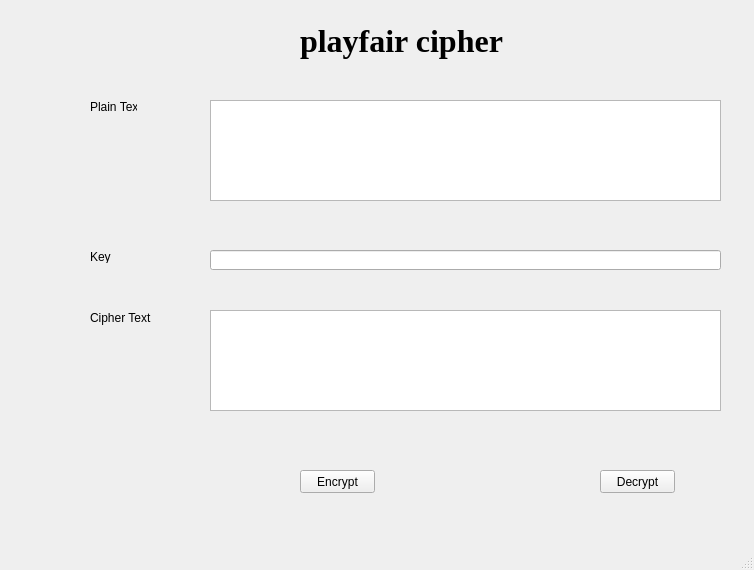
<?xml version="1.0" encoding="UTF-8"?>
<ui version="4.0">
 <class>MainWindow</class>
 <widget class="QMainWindow" name="MainWindow">
  <property name="geometry">
   <rect>
    <x>0</x>
    <y>0</y>
    <width>754</width>
    <height>570</height>
   </rect>
  </property>
  <property name="windowTitle">
   <string>MainWindow</string>
  </property>
  <widget class="QWidget" name="centralwidget">
   <widget class="QPushButton" name="btn_encrypt">
    <property name="geometry">
     <rect>
      <x>300</x>
      <y>470</y>
      <width>75</width>
      <height>23</height>
     </rect>
    </property>
    <property name="text">
     <string>Encrypt</string>
    </property>
   </widget>
   <widget class="QPushButton" name="btn_decrypt">
    <property name="geometry">
     <rect>
      <x>600</x>
      <y>470</y>
      <width>75</width>
      <height>23</height>
     </rect>
    </property>
    <property name="text">
     <string>Decrypt</string>
    </property>
   </widget>
   <widget class="QLabel" name="label">
    <property name="geometry">
     <rect>
      <x>300</x>
      <y>20</y>
      <width>231</width>
      <height>41</height>
     </rect>
    </property>
    <property name="font">
     <font>
      <family>Times New Roman</family>
      <pointsize>24</pointsize>
      <weight>75</weight>
      <bold>true</bold>
     </font>
    </property>
    <property name="text">
     <string>playfair cipher</string>
    </property>
   </widget>
   <widget class="QTextEdit" name="txt_plain_text">
    <property name="geometry">
     <rect>
      <x>210</x>
      <y>100</y>
      <width>511</width>
      <height>101</height>
     </rect>
    </property>
   </widget>
   <widget class="QTextEdit" name="txt_cipher_text">
    <property name="geometry">
     <rect>
      <x>210</x>
      <y>310</y>
      <width>511</width>
      <height>101</height>
     </rect>
    </property>
   </widget>
   <widget class="QLabel" name="label_2">
    <property name="geometry">
     <rect>
      <x>90</x>
      <y>100</y>
      <width>47</width>
      <height>13</height>
     </rect>
    </property>
    <property name="text">
     <string>Plain Text</string>
    </property>
   </widget>
   <widget class="QLabel" name="label_3">
    <property name="geometry">
     <rect>
      <x>90</x>
      <y>250</y>
      <width>47</width>
      <height>13</height>
     </rect>
    </property>
    <property name="text">
     <string>Key</string>
    </property>
   </widget>
   <widget class="QLabel" name="label_4">
    <property name="geometry">
     <rect>
      <x>90</x>
      <y>310</y>
      <width>71</width>
      <height>16</height>
     </rect>
    </property>
    <property name="text">
     <string>Cipher Text</string>
    </property>
   </widget>
   <widget class="QLineEdit" name="txt_key">
    <property name="geometry">
     <rect>
      <x>210</x>
      <y>250</y>
      <width>511</width>
      <height>20</height>
     </rect>
    </property>
   </widget>
  </widget>
  <widget class="QMenuBar" name="menubar">
   <property name="geometry">
    <rect>
     <x>0</x>
     <y>0</y>
     <width>754</width>
     <height>21</height>
    </rect>
   </property>
  </widget>
  <widget class="QStatusBar" name="statusbar"/>
 </widget>
 <resources/>
 <connections/>
</ui>
